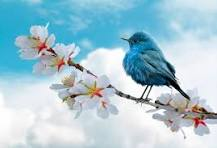
#> input picture img.jpeg, 217 x 148 px, given in place of img.jpg, which was not available
$ jupyter execute FDIP_Assignment3.ipynb
#> lines starting #> are read from the running program, lines starting #| are printed output that depends on the picture; after the words box and inside, x2 and y2 are one past the last pixel; in counts of white or black regions, pixels touching at a corner belong together; pictures that were not available may be replaced by others from this repository, and a replacement may not be noted
[cell 1]
from google.colab import files
uploaded = files.upload()
#> the answer given: img.jpeg

[cell 2]
import cv2
import numpy as np
import matplotlib.pyplot as plt

def image_sampling(img, factor):
    sampled = img[::factor, ::factor]
    return sampled

def image_quantization(img, levels):
    step = 256 // levels
    quantized = (img // step) * step + step // 2
    return np.uint8(quantized)

def rcb_quantization(img):
    rcb_colors = np.array([
        [218, 41, 28],   # Red
        [0, 0, 0],       # Black
        [255, 215, 0]    # Gold
    ])

    pixels = img.reshape(-1, 3)

    distances = np.linalg.norm(pixels[:, None] - rcb_colors[None, :], axis=2)
    nearest_idx = np.argmin(distances, axis=1)

    rcb_img = rcb_colors[nearest_idx].reshape(img.shape)
    return np.uint8(rcb_img)


img = cv2.imread("img.jpg")
#> img is the input picture: shape (148, 217, 3); mean B, G, R 211.6, 199, 166.4
img = cv2.cvtColor(img, cv2.COLOR_BGR2RGB)

img_gray = cv2.cvtColor(img, cv2.COLOR_RGB2GRAY)
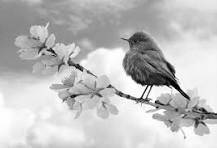
#> img_gray: shape (148, 217); min 1, max 255, mean 190.7

sampled_2 = image_sampling(img, 2)
#> in image_sampling, `sampled = img[::factor, ::factor]`:
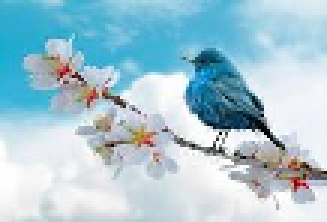
#> sampled: shape (74, 109, 3) (shown 3 times larger); mean R, G, B 166.3, 199, 211.8
sampled_4 = image_sampling(img, 4)
#> call 2 of image_sampling, with factor = 4
#> in image_sampling (call 2), `sampled = img[::factor, ::factor]`:
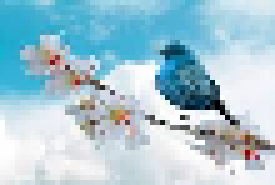
#> sampled: shape (37, 55, 3) (shown 5 times larger); mean R, G, B 166.1, 199.2, 212.1

quant_gray_2 = image_quantization(img_gray, 2)
#> in image_quantization, `quantized = (img // step) * step + step // 2`:
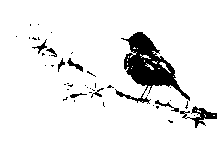
#> quantized: shape (148, 217); values 64 (black) and 192 (white), 91.7% white; 44 black regions (35 under 20 px), largest, box (x1, y1, x2, y2) and area: (115, 32, 190, 104) 1917, (180, 106, 217, 128) 273, (67, 58, 83, 72) 73
quant_gray_4 = image_quantization(img_gray, 4)
#> call 2 of image_quantization, with levels = 4
#> in image_quantization (call 2), `quantized = (img // step) * step + step // 2`:
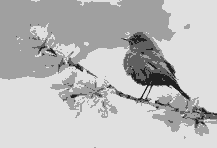
#> quantized: shape (148, 217); min 32, max 224, mean 188.3
quant_gray_8 = image_quantization(img_gray, 8)

quant_rgb_4 = image_quantization(img, 4)
#> call 4 of image_quantization, with levels = 4
#> in image_quantization (call 4), `quantized = (img // step) * step + step // 2`:
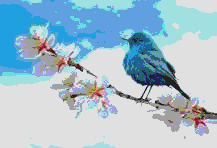
#> quantized: shape (148, 217, 3); mean R, G, B 163.7, 192.4, 207.5
quant_rgb_8 = image_quantization(img, 8)

rcb_img = rcb_quantization(img)
#> in rcb_quantization, `rcb_img = rcb_colors[nearest_idx].reshape(img.shape)`:
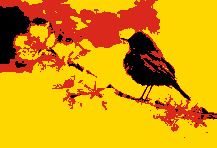
#> rcb_img: shape (148, 217, 3) int64; mean R, G, B 221.2, 155.2, 6.1
#> in rcb_quantization, `return np.uint8(rcb_img)`:
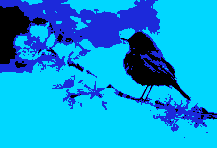
#> returned value: shape (148, 217, 3); mean of channels 0, 1, 2 221.2, 155.2, 6.1; drawn as B, G, R

print("Original Gray pixel values (50:60, 50:60):\n", img_gray[50:60, 50:60])
#| Original Gray pixel values (50:60, 50:60):
#|  [[ 57  16  39  75 180 188 182 187 195 199]
#|  [ 71  52  39   4 122 187 194 183 179 188]
#|  [178 114  58  18  39 167 206 193 182 181]
#|  [196 160 141 107  58  77 151 175 196 198]
#|  [142 156 195 159 134  60  92 143 191 201]
#|  [159 108  65  22  85 162  93 136 170 173]
#|  [132 141 150 136  99  66 116 137 158 179]
#|  [137 136 137 138 135 131 147 146 156 172]
#|  [146 150 154 157 159 160 151 140 153 159]
#|  [148 159 170 171 160 150 134 133 158 148]]
print("Quantized (4 levels) pixel values:\n", quant_gray_4[50:60, 50:60])
#| Quantized (4 levels) pixel values:
#|  [[ 32  32  32  96 160 160 160 160 224 224]
#|  [ 96  32  32  32  96 160 224 160 160 160]
#|  [160  96  32  32  32 160 224 224 160 160]
#|  [224 160 160  96  32  96 160 160 224 224]
#|  [160 160 224 160 160  32  96 160 160 224]
#|  [160  96  96  32  96 160  96 160 160 160]
#|  [160 160 160 160  96  96  96 160 160 160]
#|  [160 160 160 160 160 160 160 160 160 160]
#|  [160 160 160 160 160 160 160 160 160 160]
#|  [160 160 160 160 160 160 160 160 160 160]]
plt.figure(figsize=(16, 12))

plt.subplot(3, 3, 1)
plt.imshow(img)
plt.title("Original RGB Image")
plt.axis("off")

# Sampling results
plt.subplot(3, 3, 2)
plt.imshow(sampled_2)
plt.title("Sampled (factor=2)")
plt.axis("off")

plt.subplot(3, 3, 3)
plt.imshow(sampled_4)
plt.title("Sampled (factor=4)")
plt.axis("off")

# Quantization (Grayscale)
plt.subplot(3, 3, 4)
plt.imshow(img_gray, cmap="gray")
plt.title("Original Grayscale")
plt.axis("off")

plt.subplot(3, 3, 5)
plt.imshow(quant_gray_2, cmap="gray")
plt.title("Quantized Gray (2 levels)")
plt.axis("off")

plt.subplot(3, 3, 6)
plt.imshow(quant_gray_4, cmap="gray")
plt.title("Quantized Gray (4 levels)")
plt.axis("off")

plt.subplot(3, 3, 7)
plt.imshow(quant_gray_8, cmap="gray")
plt.title("Quantized Gray (8 levels)")
plt.axis("off")

# Quantization (RGB)
plt.subplot(3, 3, 8)
plt.imshow(quant_rgb_4)
plt.title("Quantized RGB (4 levels)")
plt.axis("off")

plt.subplot(3, 3, 9)
plt.imshow(rcb_img)
plt.title("RCB Themed Image (Red-Black-Gold)")
plt.axis("off")

plt.tight_layout()
plt.show()
